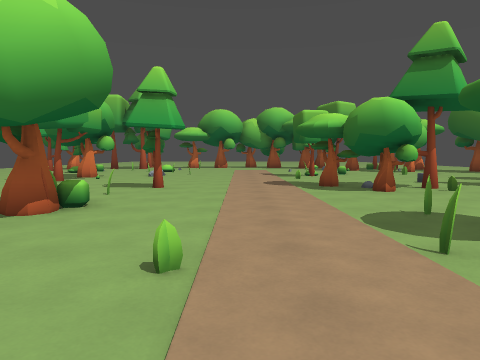
[1] (above)

23 first-person views from a walk through a 3-D level made in the Godot game engine. The camera is 1.4 m above the floor, tilts 4° down and sees 70° across. The floor is counted in squares, 2 m on a side. Each view is taken from the middle of a square. On the plan, view 1 faces up. The plan holds only what a view shows up to about 11 squares ahead; the rest is blank. The place goes on beyond the plan.

[2]
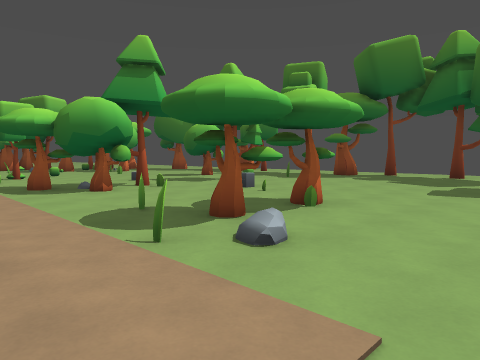

[3]
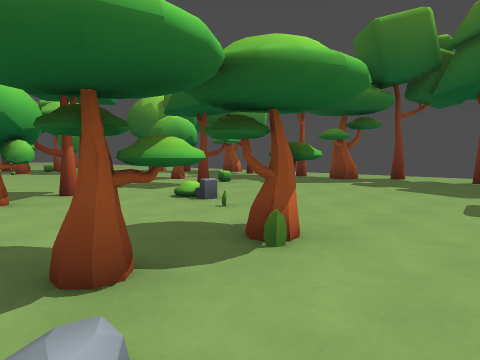

[4]
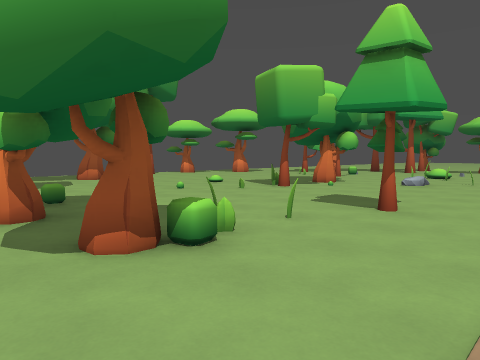

[5]
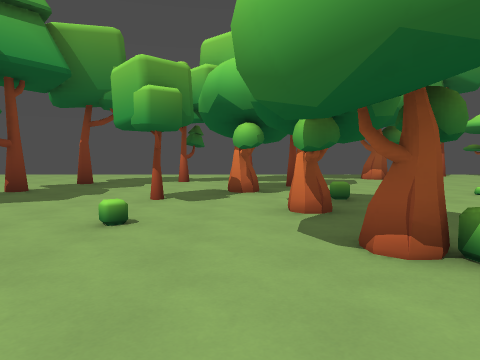

[6]
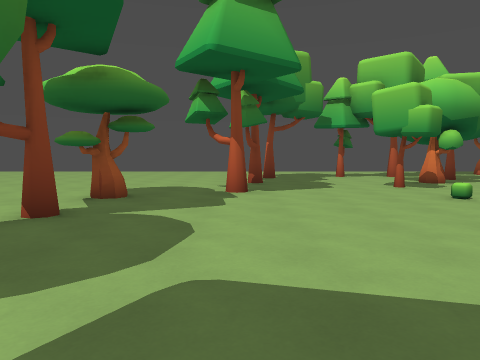

[7]
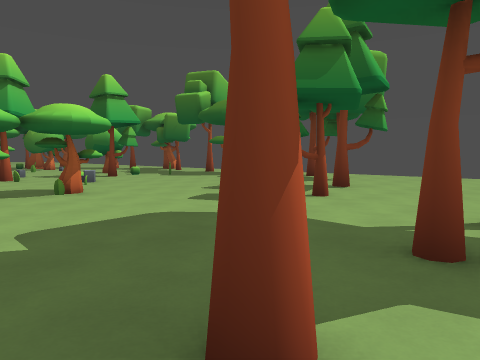

[8]
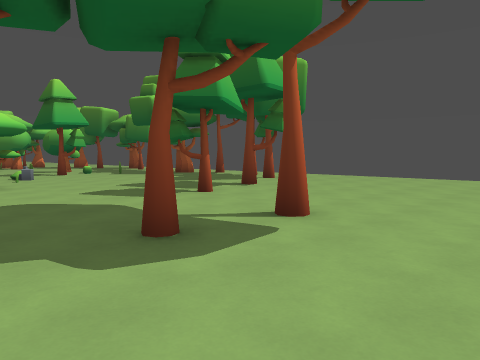

[9]
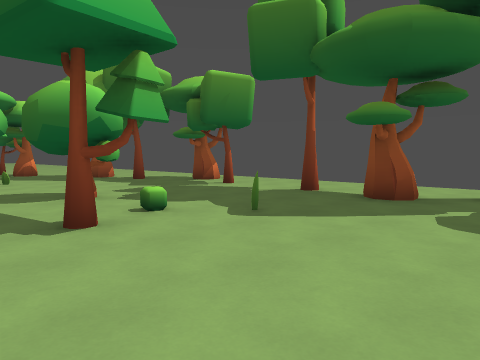

[10]
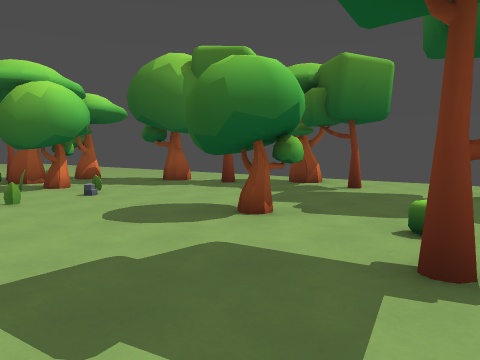

[11]
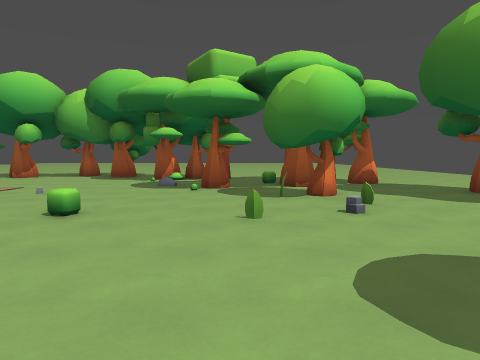

[12]
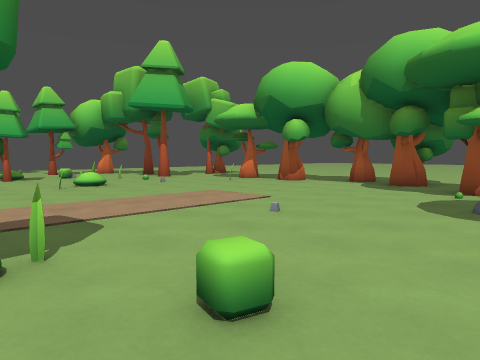

[13]
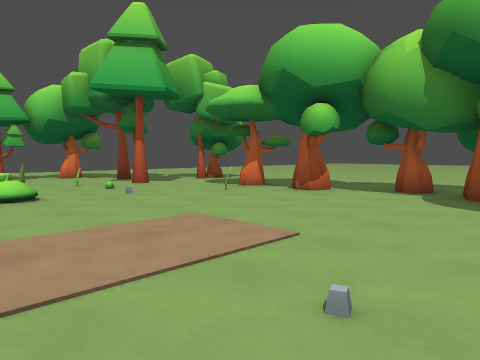

[14]
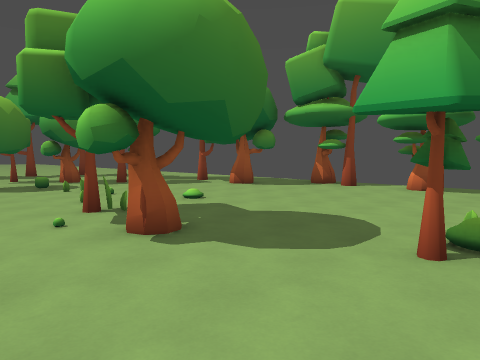

[15]
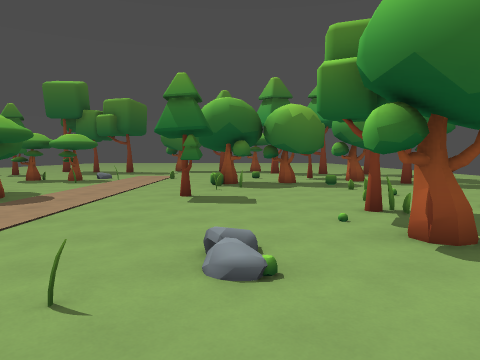

[16]
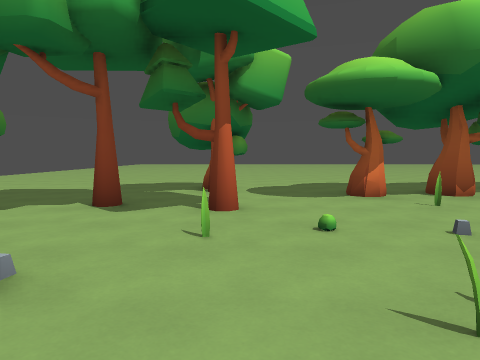

[17]
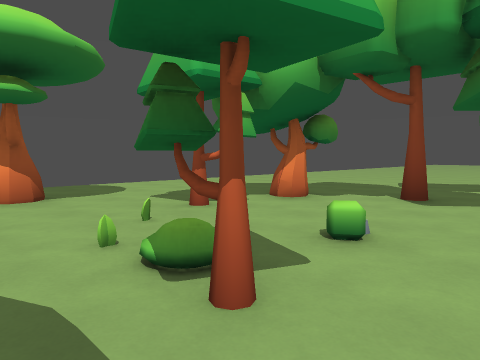

[18]
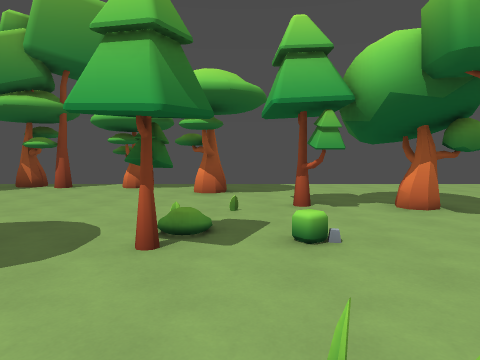

[19]
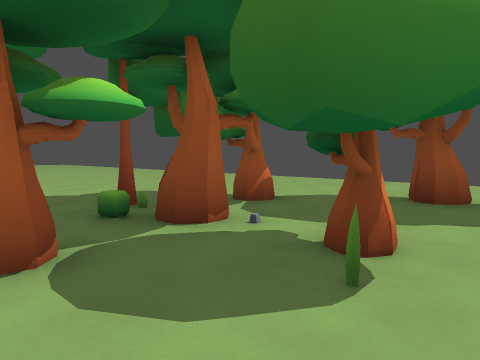

[20]
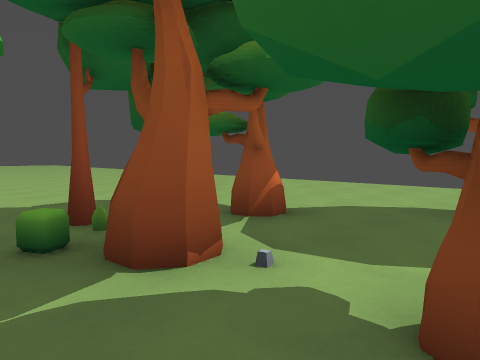

[21]
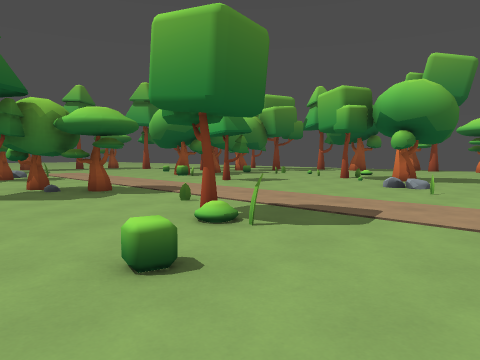

[22]
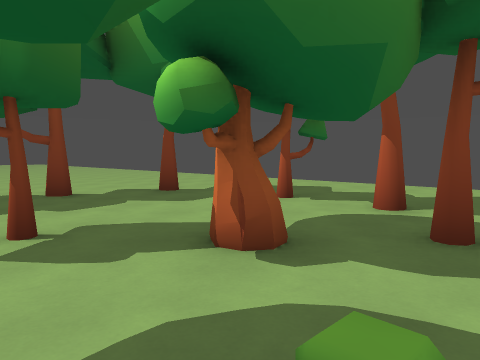

[23]
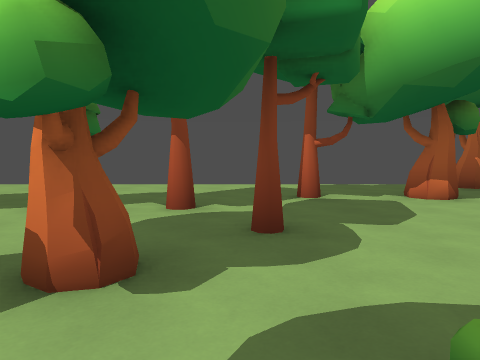

### Floor plan
Key: @ floor where view 1 was taken; # wall or solid block; . main floor; : floor 0.25 m higher than the main floor; + floor 0.5 m higher than the main floor; / step, stairs or slope; = window, fence, low wall or low ledge; O other object.
Columns run from 13 left of view 1 to 14 right of it. Each row starts with its distance up from view 1.
 22   .............     .... ..
 21 ........#......#.   ........
 20 ..........#.#....##.........
 19 ......#.#..O.....:..........
 18 ....#...............O.#.....
 17 ........O.........//#.......
 16 ....#.O...........:..#..#...
 15 .........O/.........O......
 14 ..#.......O..........O..#..
 13 ...........=...O.O.O.......
 12 ........#.+....#..........#.
 11 ...............O.........#..
 10 .#.....OO............#......
  9 :...........................
  8 ...........#...#O....O...#..
  7 ..#.............#O..#.O....
  6 .......O..O..............#..
  5 ..#....O..#O.......O......#.
  4 .....#...##....O............
  3 ......#.........#O.......#..
  2 .......#.....O.O..........
  1 ........................#.
  0 .............@........#....
 -1 ....#...............#......
 -2 ........#...................
 -3  ...............#.#.........
 -4   .......#.#.. ....#........
 -5    .........    .........
 -6     .......     ....

Where each view was taken, in squares from view 1:
view 1: 0 up, 0 right, facing up
view 2: 0 up, 0 right, facing up-right
view 3: 1 up, 2 right, facing up-right
view 4: 3 up, 0 right, facing up-left
view 5: 3 up, 0 right, facing left
view 6: 2 down, 2 right, facing left
view 7: 4 down, 2 right, facing up-right
view 8: 6 down, 3 right, facing up-right
view 9: 4 up, 6 right, facing up-right
view 10: 7 up, 5 right, facing up-right
view 11: 9 up, 6 right, facing up
view 12: 12 up, 5 right, facing up-left
view 13: 14 up, 3 right, facing up-left
view 14: 15 up, 3 left, facing down-left
view 15: 15 up, 3 left, facing down
view 16: 14 up, 5 left, facing up
view 17: 13 up, 5 left, facing up-left
view 18: 15 up, 3 left, facing left
view 19: 14 up, 5 right, facing up-right
view 20: 15 up, 6 right, facing up-right
view 21: 15 up, 5 right, facing down-left
view 22: 5 up, 5 left, facing down-left
view 23: 4 up, 5 left, facing left
